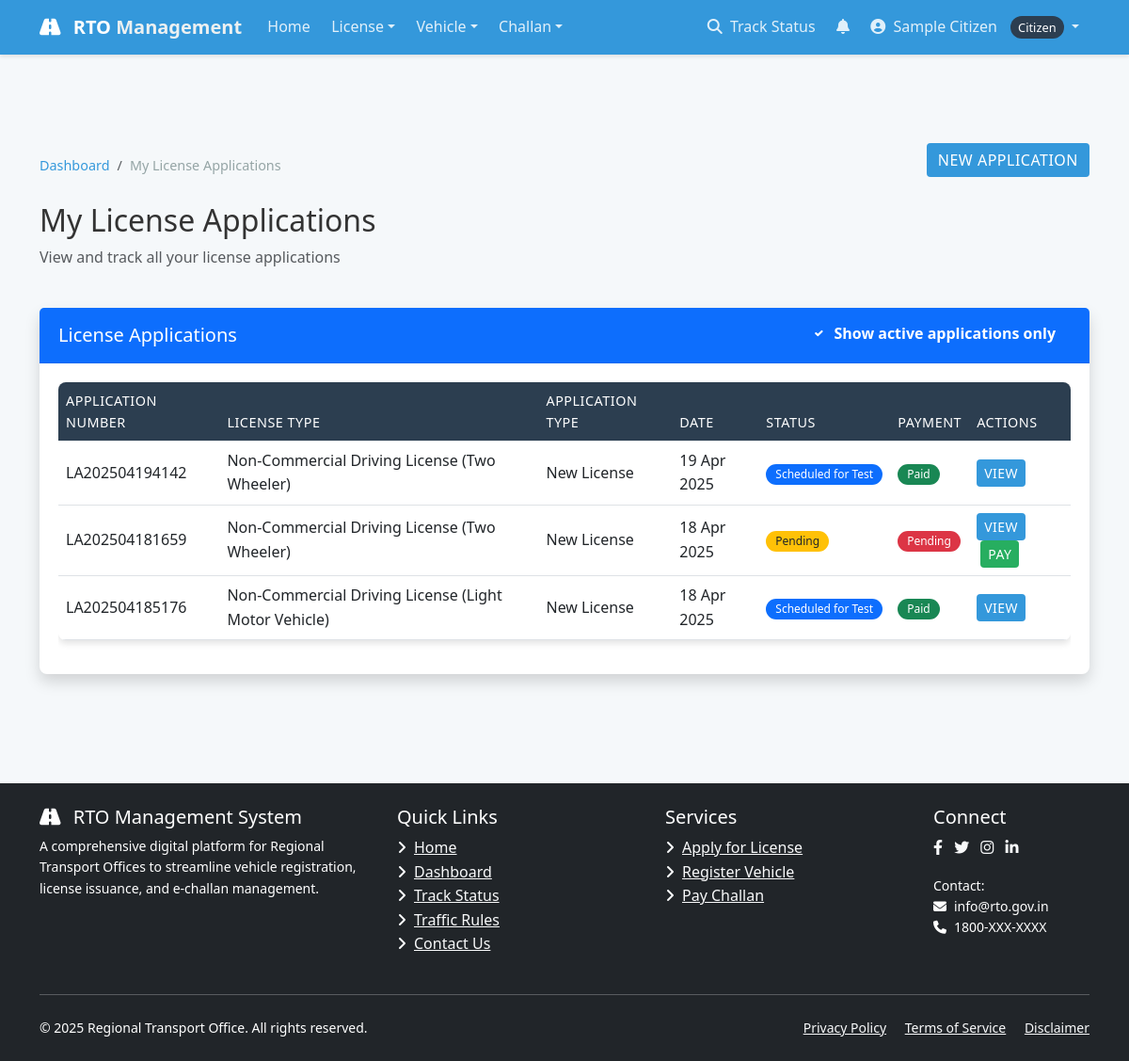
Page /license/applications/ (signed in) on the committed database.
### accounts/models.py (models this page shows, shortened)
class User(AbstractUser):
    USER_TYPE_CHOICES = (
        ('CITIZEN', 'Citizen'),
        ('OFFICER', 'RTO Officer'),
        ('ADMIN', 'Administrator'),
    )
    username = None
    email = models.EmailField(_('email address'), unique=True)
    phone_number = models.CharField(max_length=15, blank=True, null=True)
    aadhaar_number = models.CharField(max_length=16, blank=True, null=True)
    address = models.TextField(blank=True, null=True)
    user_type = models.CharField(max_length=10, choices=USER_TYPE_CHOICES, default='CITIZEN')
    profile_picture = models.ImageField(upload_to='profile_pics/', blank=True, null=True)
    USERNAME_FIELD = 'email'
    REQUIRED_FIELDS = []
    objects = UserManager()
    def get_full_name(self):
        return f"{self.first_name} {self.last_name}" if self.first_name or self.last_name else self.email

### license/models.py (models this page shows, shortened)
class LicenseApplication(models.Model):
    STATUS_CHOICES = (
        ('PENDING', 'Pending'),
        ('DOCUMENT_VERIFICATION', 'Document Verification'),
        ('SCHEDULED_FOR_TEST', 'Scheduled for Test'),
        ('TEST_PASSED', 'Test Passed'),
        ('TEST_FAILED', 'Test Failed'),
        ('APPROVED', 'Approved'),
        ('REJECTED', 'Rejected'),
        ('ISSUED', 'Issued'),
    )
    APPLICATION_TYPE_CHOICES = (
        ('NEW', 'New License'),
        ('RENEWAL', 'License Renewal'),
        ('DUPLICATE', 'Duplicate License'),
    )
    applicant = models.ForeignKey(User, on_delete=models.CASCADE, related_name='license_applications')
    license_type = models.ForeignKey(LicenseType, on_delete=models.CASCADE)
    application_type = models.CharField(max_length=20, choices=APPLICATION_TYPE_CHOICES, default='NEW')
    application_number = models.CharField(max_length=20, unique=True)
    application_date = models.DateField(auto_now_add=True)
    status = models.CharField(max_length=30, choices=STATUS_CHOICES, default='PENDING')
    photo = models.ImageField(upload_to='license_photos/')
    signature = models.ImageField(upload_to='license_signatures/')
    id_proof = models.FileField(upload_to='license_id_proofs/')
    address_proof = models.FileField(upload_to='license_address_proofs/')
    test_date = models.DateTimeField(null=True, blank=True)
    test_result = models.BooleanField(null=True, blank=True)
    rejection_reason = models.TextField(blank=True, null=True)
    payment_status = models.BooleanField(default=False)
    payment_date = models.DateTimeField(null=True, blank=True)
    payment_transaction_id = models.CharField(max_length=100, blank=True, null=True)
    reviewed_by = models.ForeignKey(User, on_delete=models.SET_NULL, null=True, blank=True,
                                   related_name='reviewed_license_applications')
    issued_date = models.DateField(null=True, blank=True)
    valid_until = models.DateField(null=True, blank=True)
    created_at = models.DateTimeField(auto_now_add=True)
    updated_at = models.DateTimeField(auto_now=True)

class LicenseType(models.Model):
    name = models.CharField(max_length=100)
    code = models.CharField(max_length=10, unique=True)
    description = models.TextField()
    age_requirement = models.PositiveIntegerField(default=18)
    validity_years = models.PositiveIntegerField(default=10)
    fee = models.DecimalField(max_digits=10, decimal_places=2)

### license/views.py (the view)
# urls.py: path('applications/', views.my_license_applications, name='my_license_applications'),
@login_required
def my_license_applications(request):
    if request.user.user_type != 'CITIZEN':
        messages.error(request, "Access denied.")
        return redirect('home')
    applications = LicenseApplication.objects.filter(applicant=request.user).order_by('-application_date')
    return render(request, 'license/my_applications.html', {'applications': applications})

### templates/license/my_applications.html (shortened to what this page needs)
{% extends 'base.html' %}
{% block content %}
<div class="container py-5">
    <div class="row mb-4">
        <div class="col">
            <nav aria-label="breadcrumb">
                <ol class="breadcrumb">
                    <li class="breadcrumb-item"><a href="{% url 'dashboard' %}">Dashboard</a></li>
                    <li class="breadcrumb-item active" aria-current="page">My License Applications</li>
                </ol>
            </nav>
            <h2>My License Applications</h2>
            <p class="text-muted">View and track all your license applications</p>
        </div>
        <div class="col-auto">
            <a href="{% url 'apply_for_license' %}" class="btn btn-primary">
                 New Application
            </a>
        </div>
    </div>
    <div class="card shadow">
        <div class="card-header bg-primary text-white">
            <div class="row align-items-center">
                <div class="col">
                    <h5 class="mb-0">License Applications</h5>
                </div>
                <div class="col-auto">
                    <div class="form-check form-check-inline text-white">
                        <input class="form-check-input" type="checkbox" id="showActiveOnly" checked>
                        <label class="form-check-label" for="showActiveOnly">Show active applications only</label>
                    </div>
                </div>
            </div>
        </div>
        <div class="card-body">
            {% if applications %}
            <div class="table-responsive">
                <table class="table table-hover">
                    <thead class="table-light">
                        <tr>
                            <th>Application Number</th>
                            <th>License Type</th>
                            <th>Application Type</th>
                            <th>Date</th>
                            <th>Status</th>
                            <th>Payment</th>
                            <th>Actions</th>
                        </tr>
                    </thead>
                    <tbody>
                        {% for application in applications %}
                        <tr class="{% if application.status == 'ISSUED' or application.status == 'REJECTED' %}inactive-row{% endif %}">
                            <td>{{ application.application_number }}</td>
                            <td>{{ application.license_type.name }}</td>
                            <td>{{ application.get_application_type_display }}</td>
                            <td>{{ application.application_date|date:"d M Y" }}</td>
                            <td>
                                {% if application.status == 'PENDING' %}
                                <span class="badge bg-warning text-dark">{{ application.get_status_display }}</span>
                                {% elif application.status == 'DOCUMENT_VERIFICATION' %}
                                <span class="badge bg-info">{{ application.get_status_display }}</span>
                                {% elif application.status == 'SCHEDULED_FOR_TEST' %}
                                <span class="badge bg-primary">{{ application.get_status_display }}</span>
                                {% elif application.status == 'TEST_PASSED' %}
                                <span class="badge bg-success">{{ application.get_status_display }}</span>
                                {% elif application.status == 'TEST_FAILED' %}
                                <span class="badge bg-danger">{{ application.get_status_display }}</span>
                                {% elif application.status == 'APPROVED' %}
                                <span class="badge bg-success">{{ application.get_status_display }}</span>
                                {% elif application.status == 'REJECTED' %}
                                <span class="badge bg-danger">{{ application.get_status_display }}</span>
                                {% elif application.status == 'ISSUED' %}
                                <span class="badge bg-success">{{ application.get_status_display }}</span>
                                {% endif %}
                            </td>
                            <td>
                                {% if application.payment_status %}
                                <span class="badge bg-success">Paid</span>
                                {% else %}
                                <span class="badge bg-danger">Pending</span>
                                {% endif %}
                            </td>
                            <td>
                                <a href="{% url 'license_application_detail' application_number=application.application_number %}" class="btn btn-sm btn-primary">
                                     View
                                </a>
                                {% if not application.payment_status %}
                                <a href="{% url 'license_payment' application_number=application.application_number %}" class="btn btn-sm btn-success ms-1">
                                     Pay
                                </a>
                                {% endif %}
                            </td>
                        </tr>
                        {% endfor %}
                    </tbody>
                </table>
            </div>
            {% endif %}
        </div>
    </div>
</div>
{% endblock %}

### templates/base.html (shortened to what this page needs)
<!DOCTYPE html>
<html lang="en">
<head>
    <link href="https://cdn.jsdelivr.net/npm/bootstrap@5.3.0/dist/css/bootstrap.min.css" rel="stylesheet">
    <link href="https://cdnjs.cloudflare.com/ajax/libs/font-awesome/6.4.0/css/all.min.css" rel="stylesheet">
    <link rel="stylesheet" href="/static/css/style.css">
</head>
<body>
    <nav class="navbar navbar-expand-lg navbar-dark fixed-top">
        <div class="container">
            <a class="navbar-brand" href="/">
                <i class="fas fa-road me-2"></i> RTO <span>Management</span>
            </a>
            <div class="collapse navbar-collapse" id="navbarContent">
                <ul class="navbar-nav me-auto mb-2 mb-lg-0">
                    <li class="nav-item">
                        <a class="nav-link {% if request.path == '/' %}active{% endif %}" href="/">Home</a>
                    </li>
                    {% if user.is_authenticated %}
                        {% if user.user_type == 'CITIZEN' %}
                            <li class="nav-item dropdown">
                                <a class="nav-link dropdown-toggle" href="#" id="licenseDropdown" role="button" data-bs-toggle="dropdown" aria-expanded="false">License</a>
                            </li>
                            <li class="nav-item dropdown">
                                <a class="nav-link dropdown-toggle" href="#" id="vehicleDropdown" role="button" data-bs-toggle="dropdown" aria-expanded="false">Vehicle</a>
                            </li>
                            <li class="nav-item dropdown">
                                <a class="nav-link dropdown-toggle" href="#" id="challanDropdown" role="button" data-bs-toggle="dropdown" aria-expanded="false">Challan</a>
                            </li>
                        {% endif %}
                    {% endif %}
                </ul>
                <ul class="navbar-nav">
                    <li class="nav-item">
                        <a class="nav-link" href="/dashboard/status/license/" id="navStatusLink">
                            <i class="fas fa-search me-1"></i> Track Status
                        </a>
                    </li>
                    {% if user.is_authenticated %}
                        <li class="nav-item">
                            <a class="nav-link position-relative" href="#" id="notificationToggle" data-bs-toggle="dropdown" aria-expanded="false">
                                <i class="fas fa-bell"></i>
                            </a>
                        </li>
                        <li class="nav-item dropdown">
                            <a class="nav-link dropdown-toggle" href="#" id="userDropdown" role="button" data-bs-toggle="dropdown" aria-expanded="false">
                                <i class="fas fa-user-circle me-1"></i>
                                {{ user.get_full_name|default:user.email }}
                                <span class="user-badge">{{ user.get_user_type_display }}</span>
                            </a>
                        </li>
                    {% endif %}
                </ul>
            </div>
        </div>
    </nav>
    <main role="main" class="container-fluid py-5">
        {% block content %}{% endblock %}
    </main>
    <footer class="py-4 bg-dark text-white">
        <div class="container">
            <div class="row">
                <div class="col-md-4 mb-4 mb-md-0">
                    <h5><i class="fas fa-road me-2"></i> RTO Management System</h5>
                    <p class="small">A comprehensive digital platform for Regional Transport Offices to streamline vehicle registration, license issuance, and e-challan management.</p>
                </div>
                <div class="col-md-3 mb-4 mb-md-0">
                    <h5>Quick Links</h5>
                    <ul class="list-unstyled">
                        <li><a href="/" class="text-light"><i class="fas fa-angle-right me-2"></i>Home</a></li>
                        <li><a href="{% url 'dashboard' %}" class="text-light"><i class="fas fa-angle-right me-2"></i>Dashboard</a></li>
                        <li><a href="/dashboard/status/license/" class="text-light"><i class="fas fa-angle-right me-2"></i>Track Status</a></li>
                        <li><a href="#" class="text-light"><i class="fas fa-angle-right me-2"></i>Traffic Rules</a></li>
                        <li><a href="#" class="text-light"><i class="fas fa-angle-right me-2"></i>Contact Us</a></li>
                    </ul>
                </div>
                <div class="col-md-3 mb-4 mb-md-0">
                    <h5>Services</h5>
                    <ul class="list-unstyled">
                        <li><a href="{% url 'apply_for_license' %}" class="text-light"><i class="fas fa-angle-right me-2"></i>Apply for License</a></li>
                        <li><a href="{% url 'apply_for_registration' %}" class="text-light"><i class="fas fa-angle-right me-2"></i>Register Vehicle</a></li>
                        <li><a href="{% url 'search_challan' %}" class="text-light"><i class="fas fa-angle-right me-2"></i>Pay Challan</a></li>
                    </ul>
                </div>
                <div class="col-md-2">
                    <h5>Connect</h5>
                    <div class="social-icons">
                        <a href="#" class="text-light me-2"><i class="fab fa-facebook-f"></i></a>
                        <a href="#" class="text-light me-2"><i class="fab fa-twitter"></i></a>
                        <a href="#" class="text-light me-2"><i class="fab fa-instagram"></i></a>
                        <a href="#" class="text-light me-2"><i class="fab fa-linkedin-in"></i></a>
                    </div>
                    <div class="mt-3">
                        <p class="small mb-0">Contact:</p>
                        <p class="small mb-0"><i class="fas fa-envelope me-2"></i>info@rto.gov.in</p>
                        <p class="small mb-0"><i class="fas fa-phone me-2"></i>1800-XXX-XXXX</p>
                    </div>
                </div>
            </div>
            <hr class="bg-secondary my-4">
            <div class="row">
                <div class="col-md-6">
                    <p class="small mb-0">&copy; {% now "Y" %} Regional Transport Office. All rights reserved.</p>
                </div>
                <div class="col-md-6 text-md-end">
                    <p class="small mb-0">
                        <a href="#" class="text-light me-3">Privacy Policy</a>
                        <a href="#" class="text-light me-3">Terms of Service</a>
                        <a href="#" class="text-light">Disclaimer</a>
                    </p>
                </div>
            </div>
        </div>
    </footer>
</body>
</html>

### rows in the picture
User: get_full_name "Sample Citizen", user_type "Citizen"
LicenseApplication: application_number "LA202504194142", license_type.name "Non-Commercial Driving License (Two Wheeler)", application_type "New License", application_date "19 Apr 2025", status "Scheduled for Test", payment_status "Paid"
LicenseApplication: application_number "LA202504181659", license_type.name "Non-Commercial Driving License (Two Wheeler)", application_type "New License", application_date "18 Apr 2025", status "Pending", payment_status "Pending"
LicenseApplication: application_number "LA202504185176", license_type.name "Non-Commercial Driving License (Light Motor Vehicle)", application_type "New License", application_date "18 Apr 2025", status "Scheduled for Test", payment_status "Paid"
